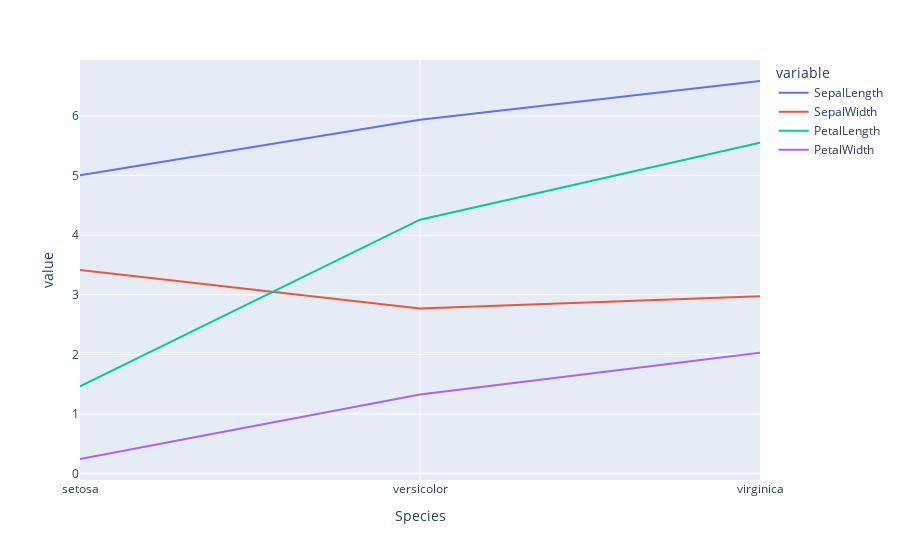

The cell this chart's notebook holds for it:
### Markdown cell above
## Line plots

Line plots are virtually identical to bar plots in usage because they:

- Require the x to be discrete values
- Require the y to be a single number per x
- Are best for showing summary values like averages

However, line plots, unlike bar plots, have the advantage that you can show multiple **sets** of lines at once.
In a bar plot, these would be overlapping, and potentially difficult to see.

To make a line plot with multiple sets of lines:

- with `px` do `line` using
    - with `groups` do `mean` using

### Code cell
px.line(groups.mean())

#<xml xmlns="https://developers.google.com/blockly/xml"><variables><variable id="+yh,Zg{hON]zy6D~.rH#">px</variable><variable id="kvljy3ud{{GyqoMiju^J">groups</variable></variables><block type="varDoMethod" id="7PkTI5@+A6#C}J7CTmyF" x="0" y="0"><mutation items="1"></mutation><field name="VAR" id="+yh,Zg{hON]zy6D~.rH#">px</field><field name="MEMBER">line</field><data>px:line</data><value name="ADD0"><block type="varDoMethod" id="R3|FzE(GwG5m+ous1Az5"><mutation items="1"></mutation><field name="VAR" id="kvljy3ud{{GyqoMiju^J">groups</field><field name="MEMBER">mean</field><data>groups:mean</data></block></value></block></xml>

### Figure 1 — Plotly figure (JSON) as saved in the notebook; plotly's stock layout.template omitted (floating-point values rounded to 4 significant figures)
{"data": [{"hovertemplate": "variable=SepalLength<br>Species=%{x}<br>value=%{y}<extra></extra>", "legendgroup": "SepalLength", "line": {"color": "#636efa", "dash": "solid"}, "marker": {"symbol": "circle"}, "mode": "lines", "name": "SepalLength", "orientation": "v", "showlegend": true, "type": "scatter", "x": ["setosa", "versicolor", "virginica"], "xaxis": "x", "y": [5.006, 5.936, 6.588], "yaxis": "y"}, {"hovertemplate": "variable=SepalWidth<br>Species=%{x}<br>value=%{y}<extra></extra>", "legendgroup": "SepalWidth", "line": {"color": "#EF553B", "dash": "solid"}, "marker": {"symbol": "circle"}, "mode": "lines", "name": "SepalWidth", "orientation": "v", "showlegend": true, "type": "scatter", "x": ["setosa", "versicolor", "virginica"], "xaxis": "x", "y": [3.418, 2.77, 2.974], "yaxis": "y"}, {"hovertemplate": "variable=PetalLength<br>Species=%{x}<br>value=%{y}<extra></extra>", "legendgroup": "PetalLength", "line": {"color": "#00cc96", "dash": "solid"}, "marker": {"symbol": "circle"}, "mode": "lines", "name": "PetalLength", "orientation": "v", "showlegend": true, "type": "scatter", "x": ["setosa", "versicolor", "virginica"], "xaxis": "x", "y": [1.464, 4.26, 5.552], "yaxis": "y"}, {"hovertemplate": "variable=PetalWidth<br>Species=%{x}<br>value=%{y}<extra></extra>", "legendgroup": "PetalWidth", "line": {"color": "#ab63fa", "dash": "solid"}, "marker": {"symbol": "circle"}, "mode": "lines", "name": "PetalWidth", "orientation": "v", "showlegend": true, "type": "scatter", "x": ["setosa", "versicolor", "virginica"], "xaxis": "x", "y": [0.244, 1.326, 2.026], "yaxis": "y"}], "layout": {"legend": {"title": {"text": "variable"}, "tracegroupgap": 0}, "margin": {"t": 60}, "xaxis": {"anchor": "y", "domain": [0, 1], "title": {"text": "Species"}}, "yaxis": {"anchor": "x", "domain": [0, 1], "title": {"text": "value"}}}}
